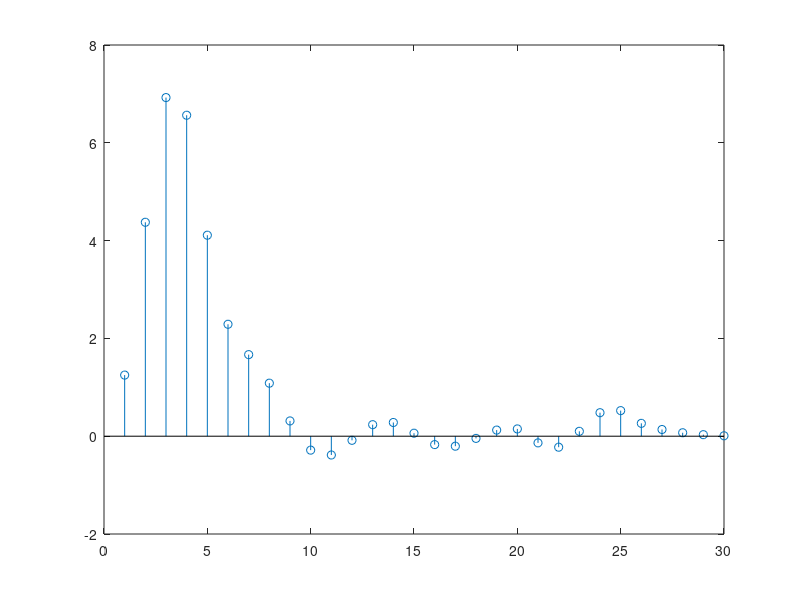

Here is the MATLAB script that generated this plot:
clc;clear all;
h1 = [1 0.5 0.25 0.125 0.0625 0.03125];
h2 = [1 1 1 1 1 1];
h3 = [0.25 0.5 0.25];
h3(4:11) = 0;
d = [1 -.9 0.81];
n = [1 1]
[h4,t] = impz(n,d,20)
h =conv(conv(h1,h2)+h3,h4)
stem(h)
